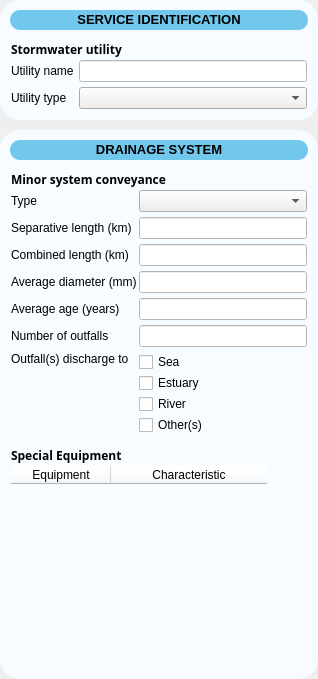
           <widget class="QWidget" name="Col3" native="true">
            <property name="sizePolicy">
             <sizepolicy hsizetype="Preferred" vsizetype="Preferred">
              <horstretch>0</horstretch>
              <verstretch>0</verstretch>
             </sizepolicy>
            </property>
            <property name="styleSheet">
             <string notr="true"/>
            </property>
            <layout class="QVBoxLayout" name="verticalLayout_56" stretch="0,0">
             <property name="spacing">
              <number>10</number>
             </property>
             <property name="leftMargin">
              <number>0</number>
             </property>
             <property name="topMargin">
              <number>0</number>
             </property>
             <property name="rightMargin">
              <number>0</number>
             </property>
             <property name="bottomMargin">
              <number>0</number>
             </property>
             <item>
              <widget class="QFrame" name="Service_Frame">
               <property name="styleSheet">
                <string notr="true">QFrame{
background-color: rgb(246, 252, 255);
border-radius: 20px
}</string>
               </property>
               <layout class="QVBoxLayout" name="verticalLayout_48" stretch="0,0">
                <property name="spacing">
                 <number>10</number>
                </property>
                <property name="leftMargin">
                 <number>10</number>
                </property>
                <property name="topMargin">
                 <number>10</number>
                </property>
                <property name="rightMargin">
                 <number>10</number>
                </property>
                <property name="bottomMargin">
                 <number>10</number>
                </property>
                <item>
                 <widget class="QLabel" name="Service_Label">
                  <property name="minimumSize">
                   <size>
                    <width>0</width>
                    <height>20</height>
                   </size>
                  </property>
                  <property name="font">
                   <font>
                    <pointsize>10</pointsize>
                   </font>
                  </property>
                  <property name="styleSheet">
                   <string notr="true">background-color: #71C7EC;	
border-radius: 10px</string>
                  </property>
                  <property name="text">
                   <string>&lt;html&gt;&lt;head/&gt;&lt;body&gt;&lt;p align=&quot;center&quot;&gt;&lt;span style=&quot; font-weight:700;&quot;&gt;SERVICE IDENTIFICATION&lt;/span&gt;&lt;/p&gt;&lt;/body&gt;&lt;/html&gt;</string>
                  </property>
                 </widget>
                </item>
                <item>
                 <widget class="QWidget" name="Utility_Widget" native="true">
                  <layout class="QVBoxLayout" name="verticalLayout_66" stretch="0,0">
                   <property name="spacing">
                    <number>2</number>
                   </property>
                   <property name="leftMargin">
                    <number>1</number>
                   </property>
                   <property name="topMargin">
                    <number>1</number>
                   </property>
                   <property name="rightMargin">
                    <number>1</number>
                   </property>
                   <property name="bottomMargin">
                    <number>1</number>
                   </property>
                   <item>
                    <widget class="QLabel" name="label_47">
                     <property name="font">
                      <font>
                       <family>Segoe UI Variable Text Semiligh</family>
                       <bold>true</bold>
                      </font>
                     </property>
                     <property name="text">
                      <string>Stormwater utility</string>
                     </property>
                     <property name="textFormat">
                      <enum>Qt::PlainText</enum>
                     </property>
                    </widget>
                   </item>
                   <item>
                    <layout class="QFormLayout" name="Utility_Forrm">
                     <property name="formAlignment">
                      <set>Qt::AlignLeading|Qt::AlignLeft|Qt::AlignVCenter</set>
                     </property>
                     <property name="horizontalSpacing">
                      <number>5</number>
                     </property>
                     <property name="verticalSpacing">
                      <number>5</number>
                     </property>
                     <item row="0" column="0">
                      <widget class="QLabel" name="UtilityName_Label">
                       <property name="text">
                        <string>Utility name</string>
                       </property>
                      </widget>
                     </item>
                     <item row="0" column="1">
                      <widget class="QLineEdit" name="UtilityName_LineEdit">
                       <property name="styleSheet">
                        <string notr="true">background-color: white</string>
                       </property>
                       <property name="alignment">
                        <set>Qt::AlignCenter</set>
                       </property>
                      </widget>
                     </item>
                     <item row="1" column="0">
                      <widget class="QLabel" name="UtilityType_Label">
                       <property name="text">
                        <string>Utility type</string>
                       </property>
                      </widget>
                     </item>
                     <item row="1" column="1">
                      <widget class="QComboBox" name="UtilityType_ComboBox">
                       <property name="editable">
                        <bool>false</bool>
                       </property>
                       <property name="currentText">
                        <string/>
                       </property>
                       <property name="placeholderText">
                        <string>Select utility type...</string>
                       </property>
                       <property name="frame">
                        <bool>true</bool>
                       </property>
                       <item>
                        <property name="text">
                         <string>Municipal department</string>
                        </property>
                       </item>
                       <item>
                        <property name="text">
                         <string>Public company</string>
                        </property>
                       </item>
                       <item>
                        <property name="text">
                         <string>Private company</string>
                        </property>
                       </item>
                      </widget>
                     </item>
                    </layout>
                   </item>
                  </layout>
                 </widget>
                </item>
               </layout>
              </widget>
             </item>
             <item>
              <widget class="QFrame" name="Drainage_Frame">
               <property name="styleSheet">
                <string notr="true">QFrame{
background-color: rgb(246, 252, 255);
border-radius: 20px
}</string>
               </property>
               <layout class="QVBoxLayout" name="verticalLayout_57" stretch="0,0,0,0">
                <property name="spacing">
                 <number>10</number>
                </property>
                <property name="leftMargin">
                 <number>10</number>
                </property>
                <property name="topMargin">
                 <number>10</number>
                </property>
                <property name="rightMargin">
                 <number>10</number>
                </property>
                <property name="bottomMargin">
                 <number>10</number>
                </property>
                <item>
                 <widget class="QLabel" name="Drainage_Label">
                  <property name="minimumSize">
                   <size>
                    <width>0</width>
                    <height>20</height>
                   </size>
                  </property>
                  <property name="font">
                   <font>
                    <pointsize>10</pointsize>
                   </font>
                  </property>
                  <property name="styleSheet">
                   <string notr="true">background-color: #71C7EC;
border-radius: 10px</string>
                  </property>
                  <property name="text">
                   <string>&lt;html&gt;&lt;head/&gt;&lt;body&gt;&lt;p align=&quot;center&quot;&gt;&lt;span style=&quot; font-weight:700;&quot;&gt;DRAINAGE SYSTEM&lt;/span&gt;&lt;/p&gt;&lt;/body&gt;&lt;/html&gt;</string>
                  </property>
                 </widget>
                </item>
                <item>
                 <widget class="QWidget" name="Minor_Widget" native="true">
                  <layout class="QVBoxLayout" name="verticalLayout_69" stretch="0,0">
                   <property name="spacing">
                    <number>2</number>
                   </property>
                   <property name="leftMargin">
                    <number>1</number>
                   </property>
                   <property name="topMargin">
                    <number>1</number>
                   </property>
                   <property name="rightMargin">
                    <number>1</number>
                   </property>
                   <property name="bottomMargin">
                    <number>1</number>
                   </property>
                   <item>
                    <widget class="QLabel" name="Minor_Label">
                     <property name="font">
                      <font>
                       <family>Segoe UI Variable Text Semiligh</family>
                       <bold>true</bold>
                      </font>
                     </property>
                     <property name="styleSheet">
                      <string notr="true"/>
                     </property>
                     <property name="text">
                      <string>Minor system conveyance</string>
                     </property>
                     <property name="textFormat">
                      <enum>Qt::PlainText</enum>
                     </property>
                    </widget>
                   </item>
                   <item>
                    <layout class="QFormLayout" name="Minor_Form">
                     <property name="formAlignment">
                      <set>Qt::AlignCenter</set>
                     </property>
                     <property name="verticalSpacing">
                      <number>5</number>
                     </property>
                     <property name="leftMargin">
                      <number>0</number>
                     </property>
                     <property name="topMargin">
                      <number>0</number>
                     </property>
                     <property name="rightMargin">
                      <number>0</number>
                     </property>
                     <property name="bottomMargin">
                      <number>0</number>
                     </property>
                     <item row="0" column="0">
                      <widget class="QLabel" name="Type_Label">
                       <property name="text">
                        <string>Type</string>
                       </property>
                      </widget>
                     </item>
                     <item row="1" column="0">
                      <widget class="QLabel" name="SepLenght_Label">
                       <property name="text">
                        <string>Separative length (km)</string>
                       </property>
                      </widget>
                     </item>
                     <item row="1" column="1">
                      <widget class="QLineEdit" name="SepLenght_LineEdit">
                       <property name="styleSheet">
                        <string notr="true">background-color: white</string>
                       </property>
                       <property name="alignment">
                        <set>Qt::AlignCenter</set>
                       </property>
                      </widget>
                     </item>
                     <item row="2" column="0">
                      <widget class="QLabel" name="CombLenght_Label">
                       <property name="text">
                        <string>Combined length (km)</string>
                       </property>
                      </widget>
                     </item>
                     <item row="2" column="1">
                      <widget class="QLineEdit" name="CombLenght_LineEdit">
                       <property name="styleSheet">
                        <string notr="true">background-color: white</string>
                       </property>
                       <property name="alignment">
                        <set>Qt::AlignCenter</set>
                       </property>
                      </widget>
                     </item>
                     <item row="3" column="0">
                      <widget class="QLabel" name="Diameter_Label">
                       <property name="text">
                        <string>Average diameter (mm)</string>
                       </property>
                      </widget>
                     </item>
                     <item row="3" column="1">
                      <widget class="QLineEdit" name="Diameter_LineEdit">
                       <property name="styleSheet">
                        <string notr="true">background-color: white</string>
                       </property>
                       <property name="alignment">
                        <set>Qt::AlignCenter</set>
                       </property>
                      </widget>
                     </item>
                     <item row="4" column="0">
                      <widget class="QLabel" name="Age_Label_2">
                       <property name="text">
                        <string>Average age (years)</string>
                       </property>
                      </widget>
                     </item>
                     <item row="4" column="1">
                      <widget class="QLineEdit" name="Age_LineEdit">
                       <property name="styleSheet">
                        <string notr="true">background-color: white</string>
                       </property>
                       <property name="alignment">
                        <set>Qt::AlignCenter</set>
                       </property>
                      </widget>
                     </item>
                     <item row="5" column="0">
                      <widget class="QLabel" name="Outfall_Label">
                       <property name="text">
                        <string>Number of outfalls</string>
                       </property>
                      </widget>
                     </item>
                     <item row="5" column="1">
                      <widget class="QLineEdit" name="Outfalls_LineEdit">
                       <property name="styleSheet">
                        <string notr="true">background-color: white</string>
                       </property>
                       <property name="alignment">
                        <set>Qt::AlignCenter</set>
                       </property>
                      </widget>
                     </item>
                     <item row="6" column="0">
                      <widget class="QLabel" name="Receiver_Label">
                       <property name="text">
                        <string>Outfall(s) discharge to</string>
                       </property>
                       <property name="alignment">
                        <set>Qt::AlignLeading|Qt::AlignLeft|Qt::AlignTop</set>
                       </property>
                      </widget>
                     </item>
                     <item row="6" column="1">
                      <widget class="QWidget" name="Receiver_Widget" native="true">
                       <layout class="QVBoxLayout" name="verticalLayout_8">
                        <property name="spacing">
                         <number>1</number>
                        </property>
                        <property name="leftMargin">
                         <number>0</number>
                        </property>
                        <property name="topMargin">
                         <number>0</number>
                        </property>
                        <property name="rightMargin">
                         <number>0</number>
                        </property>
                        <property name="bottomMargin">
                         <number>0</number>
                        </property>
                        <item>
                         <widget class="QCheckBox" name="Receiver_Sea">
                          <property name="text">
                           <string>Sea</string>
                          </property>
                         </widget>
                        </item>
                        <item>
                         <widget class="QCheckBox" name="Receiver_Estuary">
                          <property name="text">
                           <string>Estuary</string>
                          </property>
                         </widget>
                        </item>
                        <item>
                         <widget class="QCheckBox" name="Receiver_River">
                          <property name="text">
                           <string>River</string>
                          </property>
                         </widget>
                        </item>
                        <item>
                         <widget class="QCheckBox" name="Receiver_Other">
                          <property name="text">
                           <string>Other(s)</string>
                          </property>
                         </widget>
                        </item>
                       </layout>
                      </widget>
                     </item>
                     <item row="0" column="1">
                      <widget class="QComboBox" name="Type_ComboBox">
                       <property name="editable">
                        <bool>false</bool>
                       </property>
                       <property name="currentText">
                        <string/>
                       </property>
                       <property name="placeholderText">
                        <string>Select conveynace type...</string>
                       </property>
                       <property name="frame">
                        <bool>true</bool>
                       </property>
                       <item>
                        <property name="text">
                         <string>Separative</string>
                        </property>
                       </item>
                       <item>
                        <property name="text">
                         <string>Combined</string>
                        </property>
                       </item>
                       <item>
                        <property name="text">
                         <string>Mixed</string>
                        </property>
                       </item>
                      </widget>
                     </item>
                    </layout>
                   </item>
                  </layout>
                 </widget>
                </item>
                <item>
                 <widget class="QWidget" name="SpecialEq_Widget" native="true">
                  <layout class="QVBoxLayout" name="verticalLayout_68" stretch="0,0">
                   <property name="spacing">
                    <number>2</number>
                   </property>
                   <property name="leftMargin">
                    <number>1</number>
                   </property>
                   <property name="topMargin">
                    <number>1</number>
                   </property>
                   <property name="rightMargin">
                    <number>1</number>
                   </property>
                   <property name="bottomMargin">
                    <number>1</number>
                   </property>
                   <item>
                    <widget class="QLabel" name="SpecialEq_Label">
                     <property name="font">
                      <font>
                       <family>Segoe UI Variable Text Semiligh</family>
                       <bold>true</bold>
                      </font>
                     </property>
                     <property name="text">
                      <string>Special Equipment</string>
                     </property>
                     <property name="textFormat">
                      <enum>Qt::PlainText</enum>
                     </property>
                     <property name="alignment">
                      <set>Qt::AlignLeading|Qt::AlignLeft|Qt::AlignVCenter</set>
                     </property>
                    </widget>
                   </item>
                   <item>
                    <widget class="QTableWidget" name="SpecialEq_Table">
                     <property name="sizePolicy">
                      <sizepolicy hsizetype="Maximum" vsizetype="Expanding">
                       <horstretch>0</horstretch>
                       <verstretch>0</verstretch>
                      </sizepolicy>
                     </property>
                     <property name="styleSheet">
                      <string notr="true"/>
                     </property>
                     <property name="sizeAdjustPolicy">
                      <enum>QAbstractScrollArea::AdjustIgnored</enum>
                     </property>
                     <property name="autoScrollMargin">
                      <number>10</number>
                     </property>
                     <property name="alternatingRowColors">
                      <bool>true</bool>
                     </property>
                     <property name="showGrid">
                      <bool>true</bool>
                     </property>
                     <property name="gridStyle">
                      <enum>Qt::SolidLine</enum>
                     </property>
                     <property name="sortingEnabled">
                      <bool>false</bool>
                     </property>
                     <property name="cornerButtonEnabled">
                      <bool>true</bool>
                     </property>
                     <property name="rowCount">
                      <number>0</number>
                     </property>
                     <property name="columnCount">
                      <number>2</number>
                     </property>
                     <attribute name="horizontalHeaderVisible">
                      <bool>true</bool>
                     </attribute>
                     <attribute name="horizontalHeaderCascadingSectionResizes">
                      <bool>false</bool>
                     </attribute>
                     <attribute name="horizontalHeaderMinimumSectionSize">
                      <number>30</number>
                     </attribute>
                     <attribute name="horizontalHeaderDefaultSectionSize">
                      <number>100</number>
                     </attribute>
                     <attribute name="horizontalHeaderHighlightSections">
                      <bool>true</bool>
                     </attribute>
                     <attribute name="horizontalHeaderShowSortIndicator" stdset="0">
                      <bool>false</bool>
                     </attribute>
                     <attribute name="horizontalHeaderStretchLastSection">
                      <bool>true</bool>
                     </attribute>
                     <attribute name="verticalHeaderVisible">
                      <bool>false</bool>
                     </attribute>
                     <attribute name="verticalHeaderMinimumSectionSize">
                      <number>20</number>
                     </attribute>
                     <attribute name="verticalHeaderHighlightSections">
                      <bool>false</bool>
                     </attribute>
                     <attribute name="verticalHeaderShowSortIndicator" stdset="0">
                      <bool>false</bool>
                     </attribute>
                     <column>
                      <property name="text">
                       <string>Equipment</string>
                      </property>
                     </column>
                     <column>
                      <property name="text">
                       <string>Characteristic</string>
                      </property>
                     </column>
                    </widget>
                   </item>
                  </layout>
                 </widget>
                </item>
                <item>
                 <spacer name="verticalSpacer_10">
                  <property name="orientation">
                   <enum>Qt::Vertical</enum>
                  </property>
                  <property name="sizeType">
                   <enum>QSizePolicy::Minimum</enum>
                  </property>
                  <property name="sizeHint" stdset="0">
                   <size>
                    <width>20</width>
                    <height>10</height>
                   </size>
                  </property>
                 </spacer>
                </item>
               </layout>
              </widget>
             </item>
            </layout>
           </widget>
